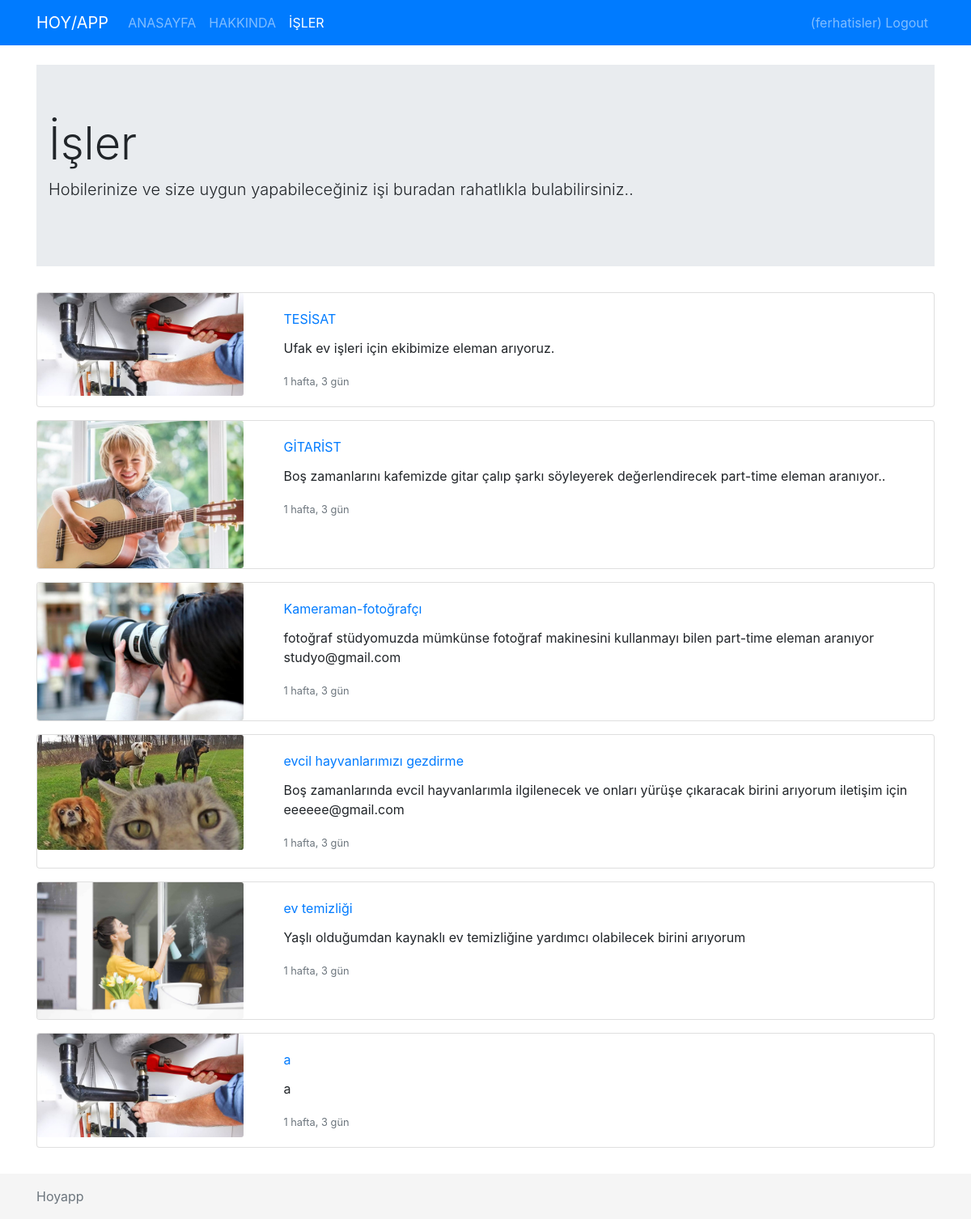
/movies/ (signed in), run on the app's committed database.
### movies/models.py (models this page shows, shortened)
class Movie(models.Model):
    name = models.CharField(max_length=100, verbose_name='İş Adı')
    description = models.TextField(verbose_name='İşin Açıklaması')
    image = models.CharField(max_length=50, verbose_name='İş Resmi')
    created_date = models.DateTimeField(auto_now_add=True, verbose_name='Eklenme Tarihi')
    isPublished = models.BooleanField(default= True)
    def get_image_path(self):
        return '/img/'+ self.image

### movies/views.py (the view)
# urls.py: path('', views.index, name= 'movies'),
def index(request):
    movies = Movie.objects.all()
    context = {
        'movies': movies
    }
    return render(request, 'movies/list.html', context)

### templates/movies/list.html
{% extends 'layout.html' %}
{% load static %}
{% load humanize %}
{% block content %}
<div class="jumbotron jumbotron-fluid">
    <div class="container">
        <h1 class="display-4">İşler</h1>
        <p class="lead">Hobilerinize ve size uygun yapabileceğiniz işi buradan rahatlıkla bulabilirsiniz..</p>
    </div>
</div>
<div class="row">
    <div class="col-md-12">
        {% if movies %}
            {% for movie in movies %}
                <div class="card mb-3">
                <div class="row">
                    <div class="col-md-3">
                        <img class="card-img" src="{% static movie.get_image_path %}" alt="">
                    </div>
                    <div class="col-md-9">
                        <div class="card-body">
                            <div class="card-title">
                                <a href="{% url 'detail' movie.id %}"> {{ movie.name }}</a>
                             </div>
                            <p class="card-text">
                                    {{ movie.description }}
                            </p>
                            <p class="card-text">
                                <small class="text-muted">{{ movie.created_date | timesince }}</small>
                            </p>
                        </div>
                    </div>
                </div>
                </div>
            {% endfor %}
        {% else %}
            <div class="alert alert-warning">
                <p>
                    No Movies
                </p>
            </div>
        {% endif %}
    </div>
</div>
{% endblock %}

### templates/partials/_navbar.html (shortened to what this page needs)
<header>
    <div class="navbar navbar-expand-sm bg-primary navbar-dark">
        <div class="container">
            <a href="{% url 'index' %}" class="navbar-brand">HOY/APP</a>
            <ul class="navbar-nav mr-auto">
                <li
                    {% if request.path == '/' %}
                        class="nav-item active"
                    {% else %}
                        class="nav-item"
                    {% endif %}
                >
                    <a  href="{% url 'index' %}" class="nav-link">ANASAYFA</a>
                </li>
                <li
                    {% if 'about' in request.path %}
                        class="nav-item active"
                    {% else %}
                         class="nav-item"
                    {% endif %}
                >
                    <a  href="{% url 'about' %}" class="nav-link">HAKKINDA</a>
                </li>
                <li
                    {% if 'movies' in request.path %}
                        class="nav-item active"
                    {% else %}
                        class="nav-item"
                    {% endif %}
                    >
                    <a  href="{% url 'movies' %}" class="nav-link">İŞLER</a>
                </li>
            </ul>
            <ul class="navbar-nav">
                {% if user.is_authenticated %}
                    <li class="nav-item">
                         <a  href="javascript:{document.getElementById('logout').submit()}" class="nav-link">({{ user.username }}) Logout</a>
                    </li>
                {% endif %}
            </ul>
        </div>
    </div>
</header>

### data on the page
Movie: image (picture), name "TESİSAT", description "Ufak ev işleri için ekibimize eleman arıyoruz.", created_date "1 hafta, 3 gün"
Movie: image (picture), name "GİTARİST", description "Boş zamanlarını kafemizde gitar çalıp şarkı söyleyerek değerlendirecek part-time eleman aranıyor..", created_date "1 hafta, 3 gün"
Movie: image (picture), name "Kameraman-fotoğrafçı", description "fotoğraf stüdyomuzda mümkünse fotoğraf makinesini kullanmayı bilen part-time eleman aranıyor studyo@gmail.com", created_date "1 hafta, 3 gün"
Movie: image (picture), name "evcil hayvanlarımızı gezdirme", description "Boş zamanlarında evcil hayvanlarımla ilgilenecek ve onları yürüşe çıkaracak birini arıyorum iletişim için eeeeee@gmail.com", created_date "1 hafta, 3 gün"
Movie: image (picture), name "ev temizliği", description "Yaşlı olduğumdan kaynaklı ev temizliğine yardımcı olabilecek birini arıyorum", created_date "1 hafta, 3 gün"
Movie: image (picture), name "a", description "a", created_date "1 hafta, 3 gün"

### other printed values
{{ user.username }} "ferhatisler"
